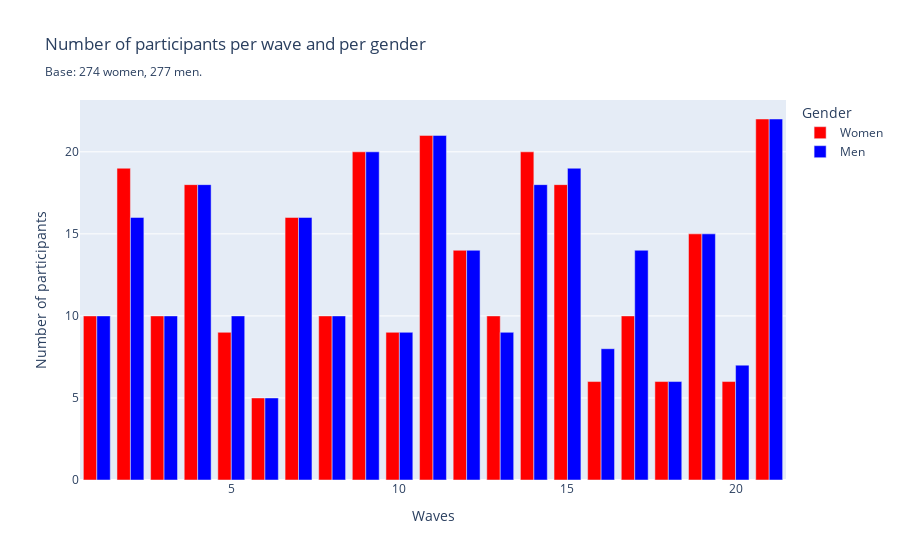

The code cell stored with this chart in its notebook:
### Code cell
gender_counts = df_unique.groupby(["wave", "gender"]).size().unstack(fill_value=0).reset_index()
gender_counts.columns = ['wave', 'Women', 'Men']

fig = px.bar(
    gender_counts,
    x="wave",
    y=["Women", "Men"],
    labels={"wave": "Wave", "value": "Number of participants", "variable": "Gender"},
    title="Number of participants per wave and per gender <br><sub>Base: 274 women, 277 men.",
    barmode='group',
    color_discrete_map={'Women': 'red', 'Men': 'blue'}
)

fig.update_layout(
    xaxis_title='Waves',
    yaxis_title='Number of participants',
    legend_title='Gender'
)

fig.show()

### Figure 1 — Plotly figure (JSON) as saved in the notebook; plotly's stock layout.template omitted (floating-point values rounded to 4 significant figures)
{"data": [{"alignmentgroup": "True", "hovertemplate": "Gender=Women<br>Wave=%{x}<br>Number of participants=%{y}<extra></extra>", "legendgroup": "Women", "marker": {"color": "red", "pattern": {"shape": ""}}, "name": "Women", "offsetgroup": "Women", "orientation": "v", "showlegend": true, "textposition": "auto", "type": "bar", "x": [1, 2, 3, 4, 5, 6, 7, 8, 9, 10, 11, 12, 13, 14, 15, 16, 17, 18, 19, 20, 21], "xaxis": "x", "y": [10, 19, 10, 18, 9, 5, 16, 10, 20, 9, 21, 14, 10, 20, 18, 6, 10, 6, 15, 6, 22], "yaxis": "y"}, {"alignmentgroup": "True", "hovertemplate": "Gender=Men<br>Wave=%{x}<br>Number of participants=%{y}<extra></extra>", "legendgroup": "Men", "marker": {"color": "blue", "pattern": {"shape": ""}}, "name": "Men", "offsetgroup": "Men", "orientation": "v", "showlegend": true, "textposition": "auto", "type": "bar", "x": [1, 2, 3, 4, 5, 6, 7, 8, 9, 10, 11, 12, 13, 14, 15, 16, 17, 18, 19, 20, 21], "xaxis": "x", "y": [10, 16, 10, 18, 10, 5, 16, 10, 20, 9, 21, 14, 9, 18, 19, 8, 14, 6, 15, 7, 22], "yaxis": "y"}], "layout": {"barmode": "group", "legend": {"title": {"text": "Gender"}, "tracegroupgap": 0}, "title": {"text": "Number of participants per wave and per gender <br><sub>Base: 274 women, 277 men."}, "xaxis": {"anchor": "y", "domain": [0, 1], "title": {"text": "Waves"}}, "yaxis": {"anchor": "x", "domain": [0, 1], "title": {"text": "Number of participants"}}}}
